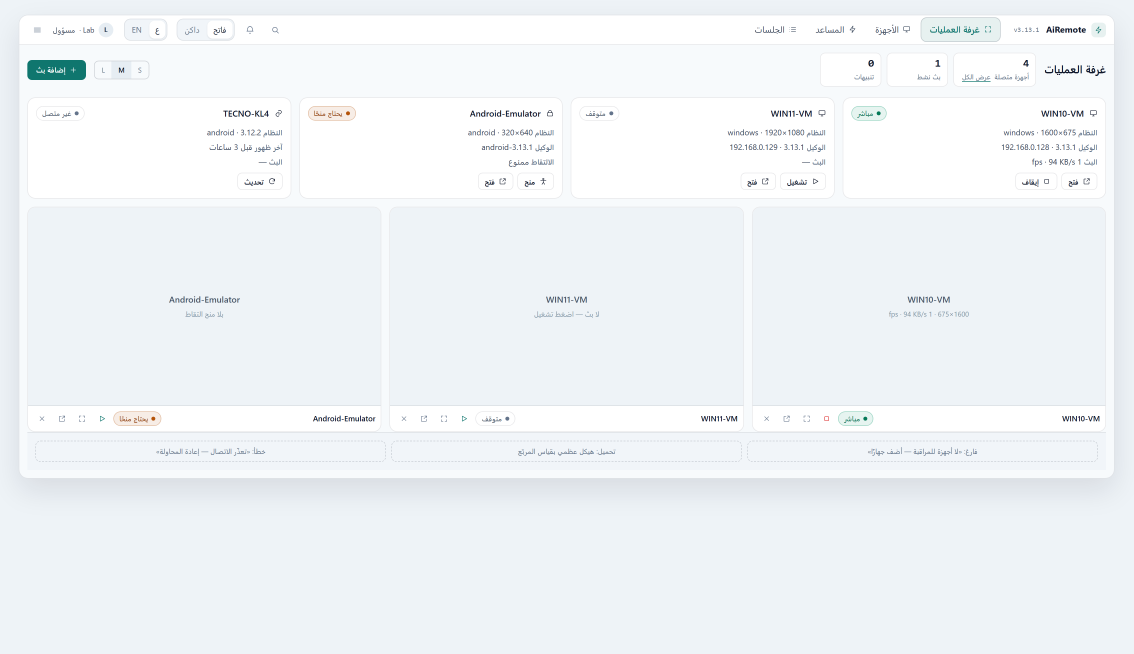
#> input picture design/server-light.png, 3400 x 1960 px (shown at 1/3 size)
$ python -i diff-surface.py   (imports and definitions only)
#> lines starting #> are read from the running program, lines starting #| are printed output that depends on the picture
#> further down, picture is the input picture: PIL image 3400x1960 RGB; mean R, G, B 240.5, 244.3, 247.3
#!/usr/bin/env python
"""diff-surface.py — Phase 3 gate, hardened against the empty-space blind spot.

Three independent measurements, all must pass:
  diffPct       raw percentage of pixels whose max channel delta > threshold
  blockDiffPct  percentage of 64x64 blocks whose MEAN colour differs > block-thr
                (an empty area can no longer "match" a missing card)
  edgeMissPct   percentage of the reference's edge pixels with no edge nearby in
                the shot (structure: cards, borders, toolbars must exist)

Usage:
  python scripts/diff-surface.py shot.png design/server-light.png --out diff.png
Exit 0 only when all three are within limits.
"""
import argparse
import json
import sys

from PIL import Image, ImageChops, ImageFilter


def edges(img, thr=28):
#> called with thr = 28
    g = img.convert('L').filter(ImageFilter.FIND_EDGES)
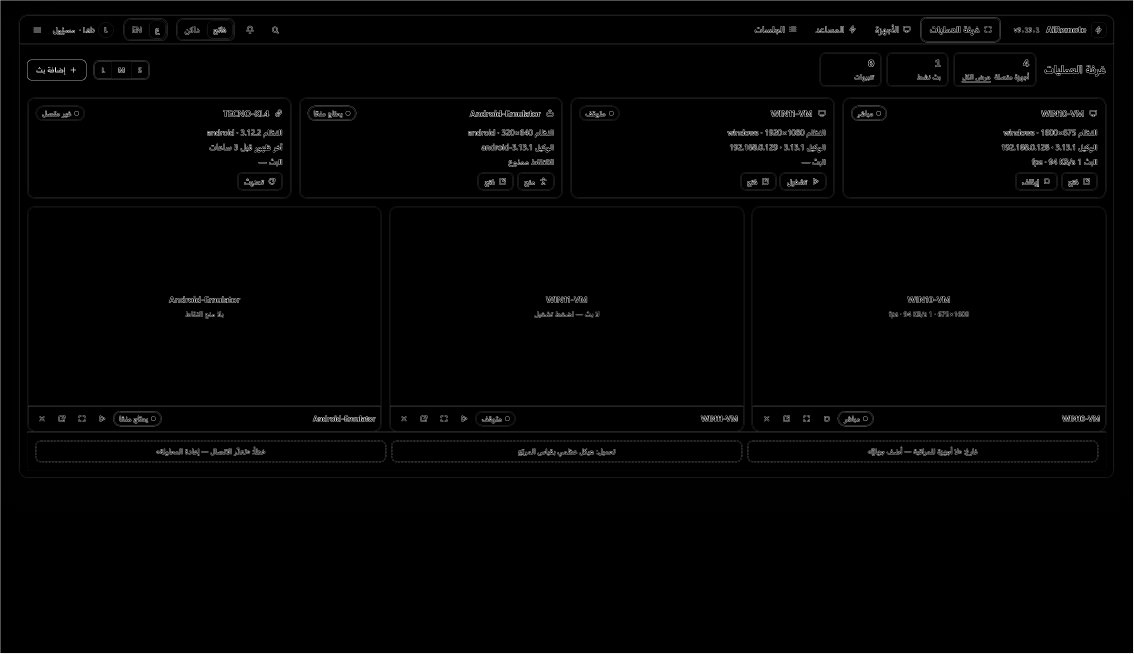
#> g: PIL image 3400x1960 L (shown at 1/3 size); min 0, max 255, mean 3.1
    return g.point(lambda v: 255 if v > thr else 0)
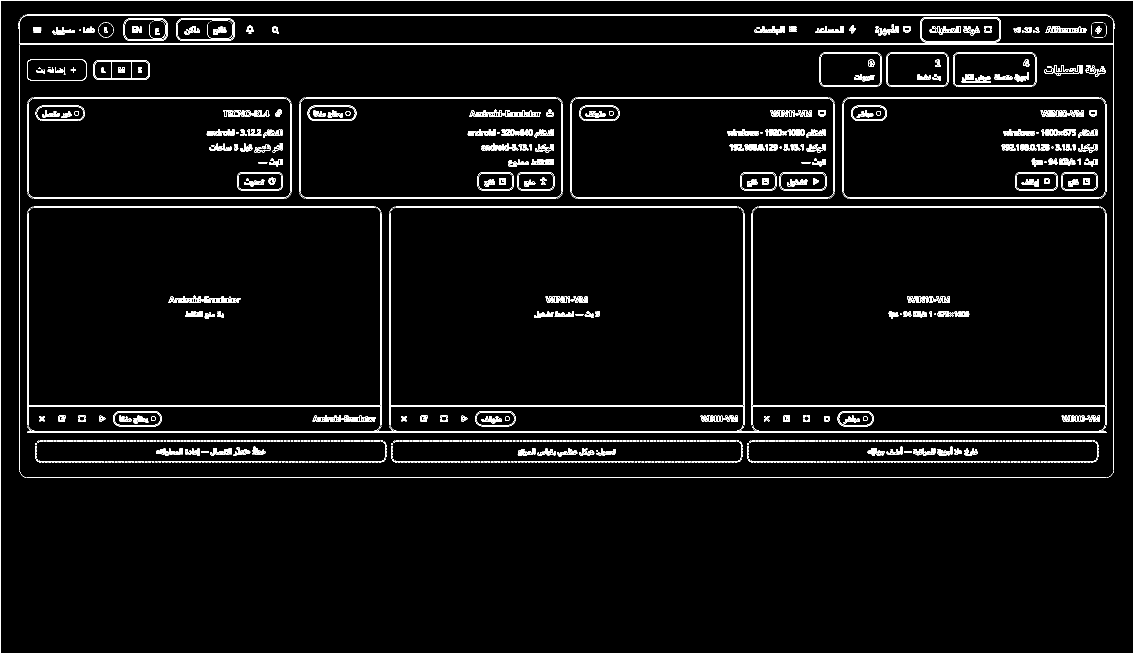
#> returned value: PIL image 3400x1960 L (shown at 1/3 size); 2.4% white in thin lines or dots


def dilate(mask, px=2):
    return mask.filter(ImageFilter.MaxFilter(px * 2 + 1))


# [69 lines left out: function main, not called in this run]


# [2 lines not run here, left out]

>>> from PIL import Image
>>> picture = Image.open('../design/server-light.png')
>>> result = edges(picture)
